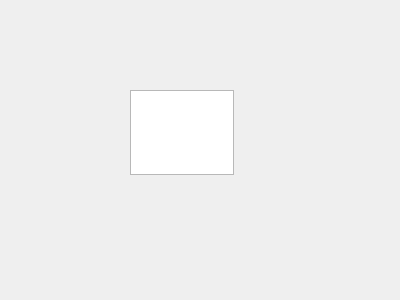
<?xml version="1.0" encoding="UTF-8"?>
<ui version="4.0">
 <class>newFile</class>
 <widget class="QDialog" name="newFile">
  <property name="geometry">
   <rect>
    <x>0</x>
    <y>0</y>
    <width>400</width>
    <height>300</height>
   </rect>
  </property>
  <property name="windowTitle">
   <string>Dialog</string>
  </property>
  <widget class="QPlainTextEdit" name="plainTextEdit">
   <property name="geometry">
    <rect>
     <x>130</x>
     <y>90</y>
     <width>104</width>
     <height>85</height>
    </rect>
   </property>
  </widget>
 </widget>
 <resources/>
 <connections/>
</ui>
